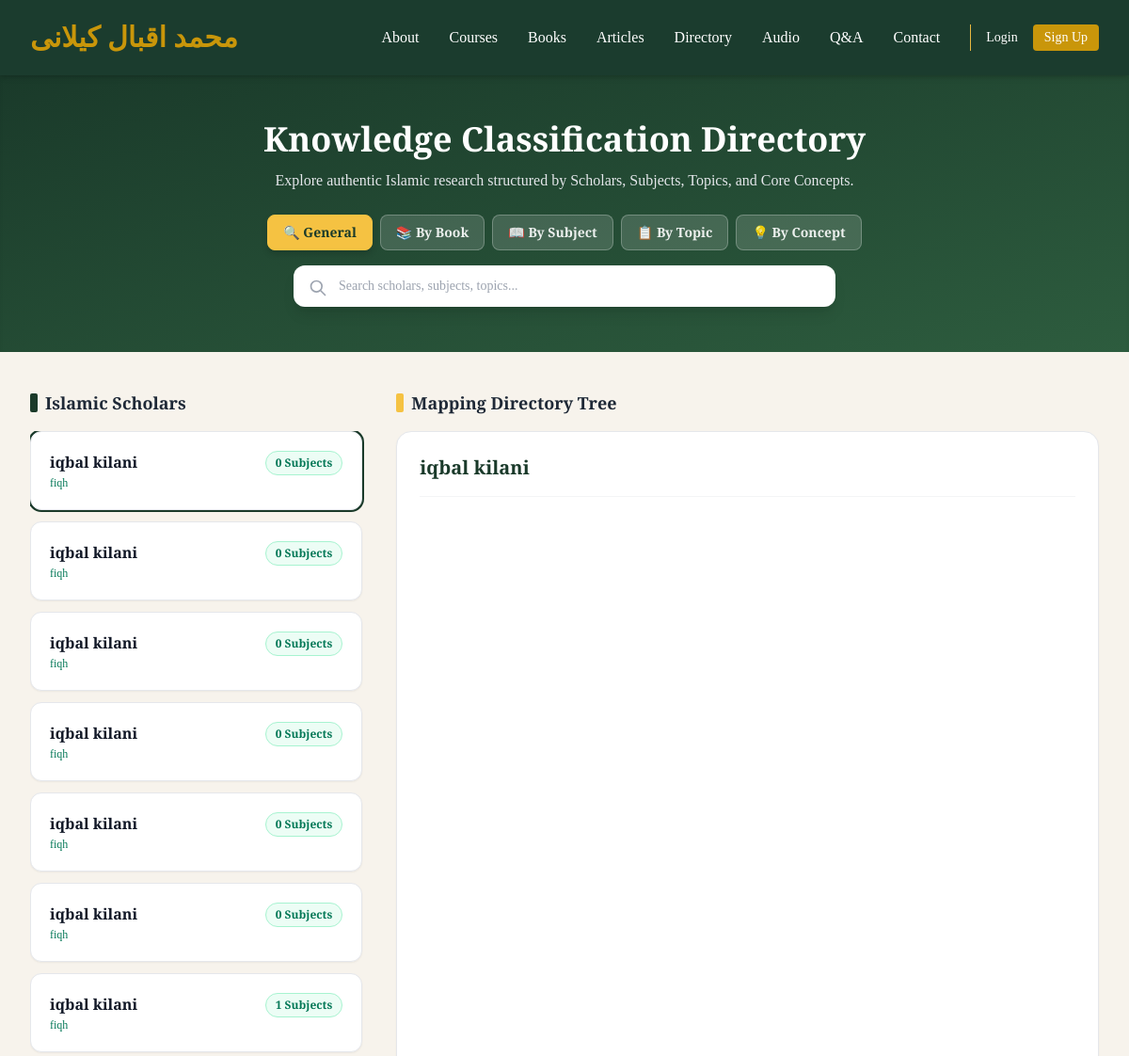
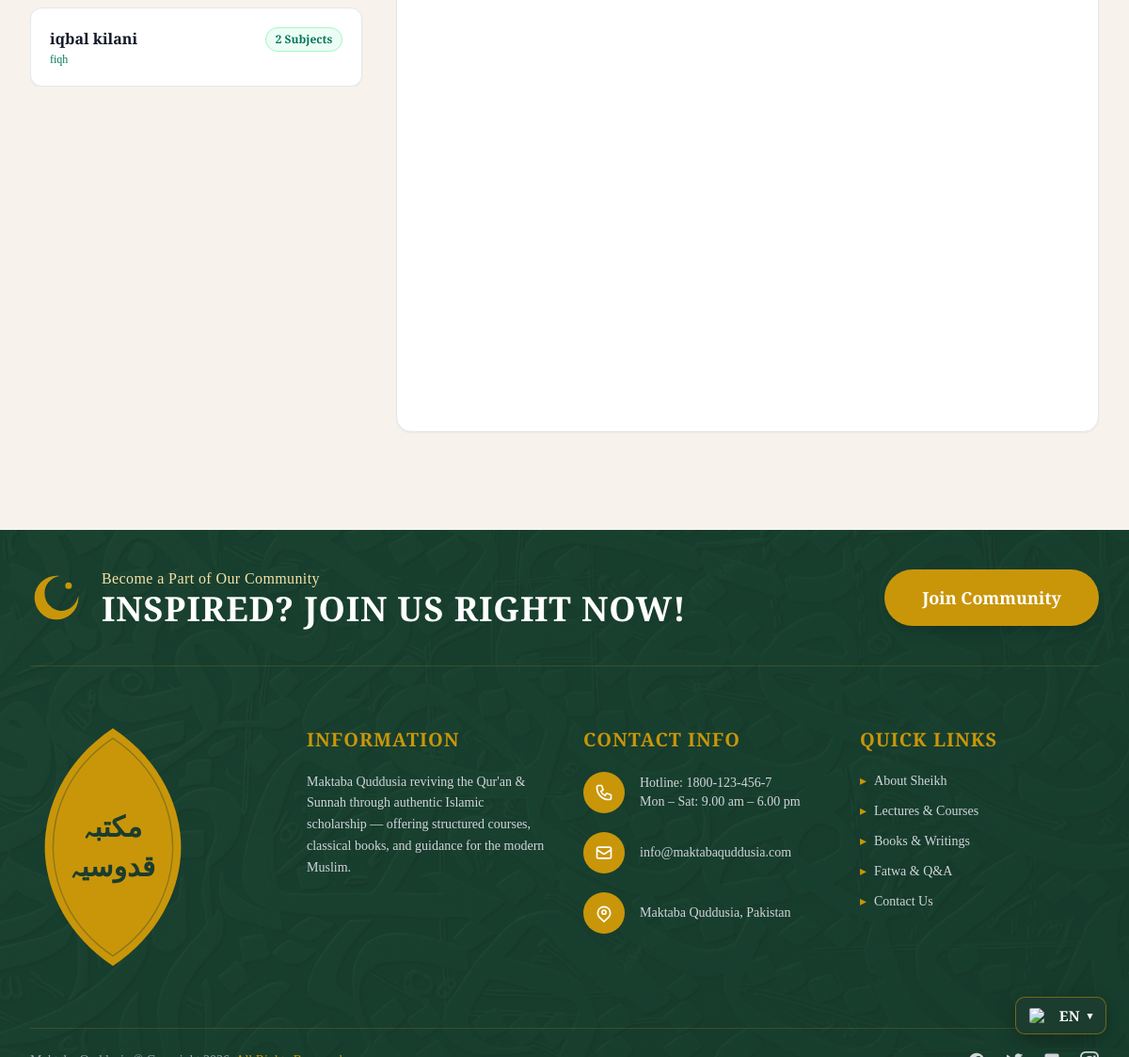
Screenshot of /setting.php with the database file from the repository (2 pictures, top to bottom).
### tables this page shows
CREATE TABLE `islamic_scholars` (
  `id` int(11) NOT NULL,
  `name` varchar(255) NOT NULL,
  `specialization` varchar(255) DEFAULT NULL,
  `bio` text DEFAULT NULL,
  `is_active` tinyint(1) DEFAULT 1,
  `created_at` timestamp NOT NULL DEFAULT current_timestamp(),
  `updated_at` timestamp NOT NULL DEFAULT current_timestamp() ON UPDATE current_timestamp()
);

### setting.php (the view, shortened to what this page needs)
<?php
require_once 'includes/header.php';
try {
    $queryStr = "
        SELECT
            s.id AS scholar_id, s.name AS scholar_name, s.specialization AS scholar_spec,
            sub.id AS subject_id, sub.name AS subject_name, sub.book_id AS sub_book_id,
            t.id AS topic_id, t.name AS topic_name, t.book_id AS top_book_id,
            c.id AS concept_id, c.name AS concept_name, c.book_id AS con_book_id,
            b.title AS b_title, b.title_urdu AS b_urdu, b.file_path AS b_file
        FROM islamic_scholars s
        LEFT JOIN subjects sub ON s.id = sub.islamic_scholar_id
        LEFT JOIN topics t ON sub.id = t.subject_id
        LEFT JOIN concepts c ON t.id = c.topic_id
        LEFT JOIN books b ON (sub.book_id = b.id OR t.book_id = b.id OR c.book_id = b.id)
        ORDER BY s.name ASC, sub.name ASC, t.name ASC, c.name ASC
    ";
    $raw_rows = $pdo->query($queryStr)->fetchAll();
    $scholars = [];
    foreach ($raw_rows as $row) {
        $s_id = $row['scholar_id'];
        if (!isset($scholars[$s_id])) {
            $scholars[$s_id] = [
                'id' => $s_id,
                'name' => $row['scholar_name'] ?? 'Unknown Scholar',
                'specialization' => $row['scholar_spec'] ?? 'Muhammad Iqbal Kalani Library',
                'subjects' => []
            ];
        }
        if (!empty($row['subject_id'])) {
            $sub_id = $row['subject_id'];
            if (!isset($scholars[$s_id]['subjects'][$sub_id])) {
                $scholars[$s_id]['subjects'][$sub_id] = [
                    'id' => $sub_id,
                    'name' => $row['subject_name'] ?? '',
                    'book_id' => $row['sub_book_id'] ?? null,
                    'b_title' => $row['b_title'] ?? '',
                    'topics' => []
                ];
            }
            if (!empty($row['topic_id'])) {
                $top_id = $row['topic_id'];
                if (!isset($scholars[$s_id]['subjects'][$sub_id]['topics'][$top_id])) {
                    $scholars[$s_id]['subjects'][$sub_id]['topics'][$top_id] = [
                        'id' => $top_id,
                        'name' => $row['topic_name'] ?? '',
                        'book_id' => $row['top_book_id'] ?? null,
                        'b_title' => $row['b_title'] ?? '',
                        'concepts' => []
                    ];
                }
                if (!empty($row['concept_id'])) {
                    $con_id = $row['concept_id'];
                    if (!isset($scholars[$s_id]['subjects'][$sub_id]['topics'][$top_id]['concepts'][$con_id])) {
                        $scholars[$s_id]['subjects'][$sub_id]['topics'][$top_id]['concepts'][$con_id] = [
                            'id' => $con_id,
                            'name' => $row['concept_name'] ?? '',
                            'book_id' => $row['con_book_id'] ?? null,
                            'b_title' => $row['b_title'] ?? ''
                        ];
                    }
                }
            }
        }
    }
} catch (PDOException $e) {
    die("<div style='background:#fef3c7; color:#92400e; padding:20px; border:1px solid #fde68a; border-radius:8px;'>
            <h3>Database Processing Fail!</h3>
            <p>" . htmlspecialchars($e->getMessage()) . "</p>
         </div>");
}
?>
<section class="bg-gradient-to-br from-[#1a3a2a] to-[#2d5c3e] text-white py-12 text-center shadow-inner">
    <div class="max-w-4xl mx-auto px-4">
        <h1 class="text-3xl md:text-4xl font-extrabold mb-3">Knowledge Classification Directory</h1>
        <p class="text-gray-200 text-sm md:text-base mb-6">Explore authentic Islamic research structured by Scholars, Subjects, Topics, and Core Concepts.</p>
        <div class="flex justify-center gap-2 mb-4 flex-wrap">
            <button onclick="switchSearchType('general')" id="tab-general" class="search-tab active px-4 py-2 rounded-lg font-semibold text-sm">🔍 General</button>
            <button onclick="switchSearchType('book')" id="tab-book" class="search-tab px-4 py-2 rounded-lg font-semibold text-sm">📚 By Book</button>
            <button onclick="switchSearchType('subject')" id="tab-subject" class="search-tab px-4 py-2 rounded-lg font-semibold text-sm">📖 By Subject</button>
            <button onclick="switchSearchType('topic')" id="tab-topic" class="search-tab px-4 py-2 rounded-lg font-semibold text-sm">📋 By Topic</button>
            <button onclick="switchSearchType('concept')" id="tab-concept" class="search-tab px-4 py-2 rounded-lg font-semibold text-sm">💡 By Concept</button>
        </div>
        <div class="relative max-w-xl mx-auto">
            <input type="text" id="searchInput" onkeyup="performSearch()" placeholder="Search scholars, subjects, topics..." class="w-full pl-12 pr-4 py-3 rounded-xl border-none text-gray-800 focus:ring-2 focus:ring-[#f5c242] shadow-lg outline-none text-sm">
            <div class="absolute left-4 top-3.5 text-gray-400">
                <svg xmlns="http://www.w3.org/2000/svg" class="h-5 w-5" fill="none" viewBox="0 0 24 24" stroke="currentColor"><path stroke-linecap="round" stroke-linejoin="round" stroke-width="2" d="M21 21l-6-6m2-5a7 7 0 11-14 0 7 7 0 0114 0z" /></svg>
            </div>
        </div>
    </div>
</section>
<main class="max-w-7xl mx-auto px-4 sm:px-6 lg:px-8 py-10">
    <?php if (empty($scholars)): ?>
        <div class="bg-blue-50 border border-blue-200 text-blue-800 p-8 rounded-xl text-center max-w-2xl mx-auto shadow-sm">
            <h3 class="font-bold text-lg mb-2">Directory Empty</h3>
            <p class="text-sm">Database mein processing records nahi mile.</p>
        </div>
    <?php else: ?>
    <div class="grid grid-cols-1 lg:grid-cols-12 gap-8">
        <div class="lg:col-span-4 space-y-4">
            <h2 class="text-lg font-bold text-gray-800 flex items-center gap-2 mb-2">
                <span class="w-2 h-5 bg-[#1a3a2a] rounded-sm"></span> Islamic Scholars
            </h2>
            <div class="space-y-3 custom-scrollbar overflow-y-auto max-h-[70vh] pr-1" id="scholarCardsContainer">
                <?php $first = true; foreach ($scholars as $scholar): ?>
                    <div class="scholar-card bg-white border border-gray-200 hover:border-[#5DCAA5] rounded-xl p-5 shadow-sm transition cursor-pointer <?php echo $first ? 'ring-2 ring-[#1a3a2a]' : ''; ?>"
                         data-scholar-id="<?= $scholar['id'] ?>"
                         onclick="viewScholarTree(this, 'scholar-tree-<?= $scholar['id'] ?>')">
                        <div class="flex justify-between items-start">
                            <div>
                                <h3 class="font-bold text-gray-900 text-base scholar-name"><?= htmlspecialchars($scholar['name']) ?></h3>
                                <p class="text-xs text-emerald-700 font-medium mt-0.5"><?= htmlspecialchars($scholar['specialization']) ?></p>
                            </div>
                            <span class="bg-emerald-50 text-emerald-700 text-xs font-semibold px-2.5 py-1 rounded-full border border-emerald-200">
                                <?= count($scholar['subjects']) ?> Subjects
                            </span>
                        </div>
                    </div>
                <?php $first = false; endforeach; ?>
            </div>
        </div>
        <div class="lg:col-span-8">
            <h2 class="text-lg font-bold text-gray-800 flex items-center gap-2 mb-4">
                <span class="w-2 h-5 bg-[#f5c242] rounded-sm"></span> Mapping Directory Tree
            </h2>
            <div class="bg-white border border-gray-200 rounded-2xl p-6 shadow-sm min-h-[50vh]">
                <?php $first = true; foreach ($scholars as $scholar): ?>
                    <div id="scholar-tree-<?= $scholar['id'] ?>" class="scholar-tree-content <?php echo $first ? '' : 'hidden'; ?>">
                        <div class="mb-6 pb-4 border-b border-gray-100">
                            <h4 class="text-xl font-extrabold text-[#1a3a2a]"><?= htmlspecialchars($scholar['name']) ?></h4>
                        </div>
                    </div>
                <?php $first = false; endforeach; ?>
            </div>
        </div>
    </div>
    <?php endif; ?>
</main>
<?php require_once 'includes/footer.php'; ?>

### setting.php (style rules this page uses)
.search-tab { background: rgba(255,255,255,0.15); color: rgba(255,255,255,0.9); border: 1px solid rgba(255,255,255,0.25); cursor: pointer; transition: all 0.2s ease; }
.search-tab.active { background: #f5c242 !important; color: #1a3a2a !important; border-color: #f5c242 !important; box-shadow: 0 4px 6px rgba(0,0,0,0.15); }

### rows the page displays
islamic_scholars: name "iqbal kilani", specialization "fiqh", count($scholar['subjects']) "0"
islamic_scholars: name "iqbal kilani", specialization "fiqh", count($scholar['subjects']) "0"
islamic_scholars: name "iqbal kilani", specialization "fiqh", count($scholar['subjects']) "0"
islamic_scholars: name "iqbal kilani", specialization "fiqh", count($scholar['subjects']) "0"
islamic_scholars: name "iqbal kilani", specialization "fiqh", count($scholar['subjects']) "0"

### other values shown
$scholar['name'] "iqbal kilani"
$scholar['specialization'] "fiqh"
count($scholar['subjects']) "0"
count($scholar['subjects']) "1"
count($scholar['subjects']) "2"
